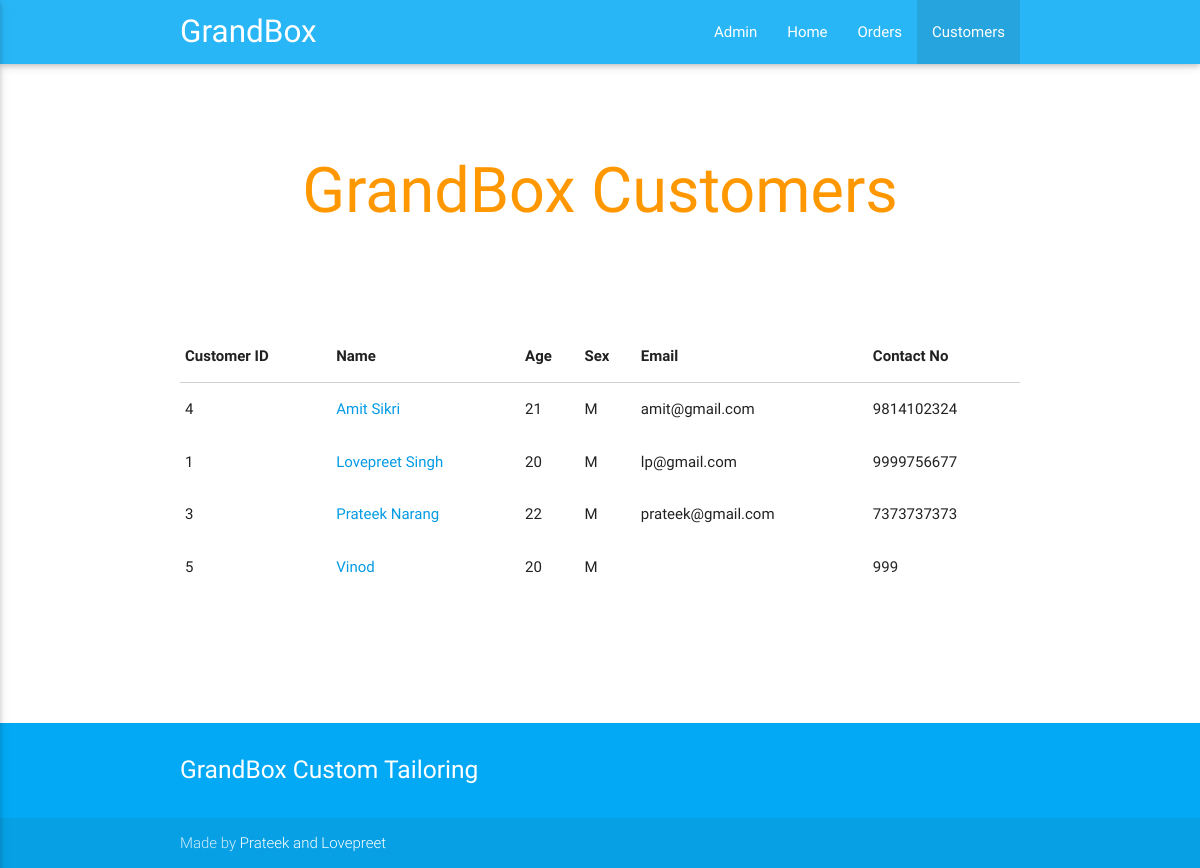
The app's page /customers/ with its own data.
### customer/models.py (models this page shows, shortened)
class Customer(models.Model):
	SEX = ( ('M',"Male") , ('F',"Female") )
	customer_name = models.CharField(max_length=128,blank=False)
	customer_phone = models.IntegerField(default=0)
	customer_email = models.EmailField(max_length=128,blank=True)
	customer_age = models.IntegerField(default=0)
	customer_sex = models.CharField(max_length=1,choices=SEX,default='M')
	customer_details = models.CharField(max_length=500,blank=True)

### customer/views.py (the view)
# urls.py: url(r'^customers/', customersView),
def customersView(request):
	customers_list = Customer.objects.all()
	recent_customers_list = Customer.objects.order_by('customer_name')
	urlList = []
	context_dict = {'customers_list':recent_customers_list}
	return render(request,"customers.html",context_dict)

### templates/customers.html (shortened to what this page needs)
<!DOCTYPE html>
{% load staticfiles %}
<html lang="en">
<head>
  <link href="{% static 'css/materialize.css' %}" type="text/css" rel="stylesheet" media="screen,projection"/>
  <link href="{%static 'css/style.css' %}" type="text/css" rel="stylesheet" media="screen,projection"/>
</head>
<body>
  <!DOCTYPE html>
{% load staticfiles %}
<html lang="en">
<head>
  <link href="{% static 'css/materialize.css' %}" type="text/css" rel="stylesheet" media="screen,projection"/>
  <link href="{%static 'css/style.css' %}" type="text/css" rel="stylesheet" media="screen,projection"/>
</head>
<body>
<nav class="light-blue lighten-1" role="navigation">
    <div class="nav-wrapper container"><a id="logo-container" href="#" class="brand-logo">GrandBox</a>
      <ul class="right hide-on-med-and-down">
        <li><a href="/admin/">Admin</a></li>
	<li><a href="/">Home</a></li>
	<li><a href="/orders/">Orders</a></li>
	<li class="active"><a href="/customers/">Customers</a></li>
      </ul>
    </div>
  </nav>
  <div class="section no-pad-bot" id="index-banner">
    <div class="container">
      <br><br>
      <h1 class="header center orange-text">GrandBox Customers </h1>
      <br><br>
    </div>
  </div>
  <div class="container">
    <div class="section">
   <div class="row">
      <div class="col s12 m12">
       <table class="highlight">
        <thead>
          <tr>
              <th data-field="id">Customer ID</th>
	    <th data-field="name">Name</th>
	     <th data-field="name">Age</th>
	       <th data-field="price">Sex</th>
              <th data-field="price">Email</th>
	      <th data-field="price">Contact No</th>
          </tr>
        </thead>
        <tbody id="table-body">
		{% for customer in customers_list %}
		<tr>
			<td> {{customer.id}}</td>
			<td><a href=/admin/customer/customer/{{customer.id}}/change/ target="_blank"> {{customer.customer_name}}</a></td>
			<td> {{customer.customer_age}}</td>
			<td> {{customer.customer_sex}}</td>
			<td> {{customer.customer_email}}</td>
			<td> {{customer.customer_phone}}</td>
		</tr>
		{% endfor %}
	</tbody>
	</table>
      </div>
          </div>
    </div>
    <br><br>
    <div class="section">
    </div>
  </div>
  <footer class="page-footer light-blue">
    <div class="container">
      <div class="row">
        <div class="col l6 s12">
          <h5 class="white-text">GrandBox Custom Tailoring </h5>
        </div>
      </div>
    </div>
    <div class="footer-copyright">
      <div class="container">
      Made by <a class="white-text" href="#">Prateek and Lovepreet</a>
      </div>
    </div>
  </footer>
  </body>
</html>

### records on screen
Customer: id "4", customer_name "Amit Sikri", customer_age "21", customer_sex "M", customer_email "amit@gmail.com", customer_phone "9814102324"
Customer: id "1", customer_name "Lovepreet Singh", customer_age "20", customer_sex "M", customer_email "lp@gmail.com", customer_phone "9999756677"
Customer: id "3", customer_name "Prateek Narang", customer_age "22", customer_sex "M", customer_email "prateek@gmail.com", customer_phone "7373737373"
Customer: id "5", customer_name "Vinod", customer_age "20", customer_sex "M", customer_phone "999"
